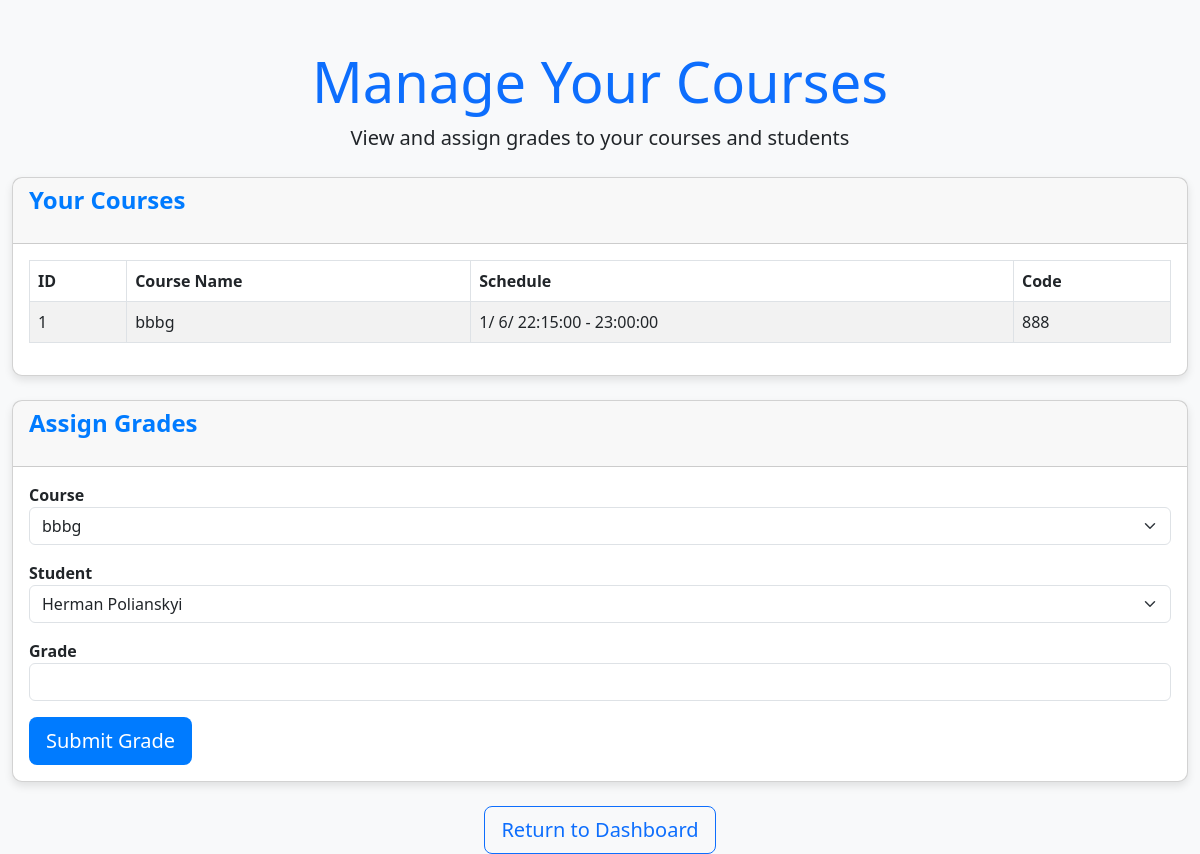
Screenshot of /teacher_page/teacher_courses (signed in) with the database file from the repository.
### models.py (models this page shows)
class Course(db.Model):
    id = db.Column(db.Integer, primary_key=True)
    name = db.Column(db.String(150), nullable=False)
    code = db.Column(db.String(50), nullable=False, unique=True, index=True)
    teacher_id = db.Column(db.Integer, db.ForeignKey('teacher.id'), nullable=False)
    students = db.relationship('User', secondary='enrollment', back_populates='enrolled_courses')
    course_schedule = db.relationship('Schedule', back_populates='course', cascade="all, delete-orphan")

class Schedule(db.Model):
    id = db.Column(db.Integer, primary_key=True)
    course_id = db.Column(db.Integer, db.ForeignKey('course.id', name="fk_schedule_course"), nullable=False)
    month = db.Column(db.Integer, nullable=False)
    day = db.Column(db.Integer, nullable=False)
    start_time = db.Column(db.Time, nullable=False)
    end_time = db.Column(db.Time, nullable=False)
    course = db.relationship('Course', back_populates='course_schedule')

### app.py (the view, shortened to what this page needs)
@app.route('/teacher_page/teacher_courses', methods=['GET', 'POST'])
@login_required
def teacher_courses():
    if current_user.account_type == 'teacher':
        courses = Course.query.filter_by(teacher_id=current_user.id).all()
    else:
        courses = []
    courses = Course.query.filter_by(teacher_id=current_user.id).all()
    students = User.query.filter_by(account_type='user').all()
    return render_template('teacher_courses.html', courses=courses, students=students)

### app.py (called while the page is built)
@login_manager.user_loader
def load_user(user_id):
    user = User.query.get(int(user_id))
    if not user:
        user = Teacher.query.get(int(user_id))
    if not user:
        user = Admin.query.get(int(user_id))
    return user

### templates/teacher_courses.html (shortened to what this page needs)
<!DOCTYPE html>
<html lang="en">
<head>
    <link href="https://cdn.jsdelivr.net/npm/bootstrap@5.3.0/dist/css/bootstrap.min.css" rel="stylesheet">
</head>
<body>
<div class="container mt-5">
    <div class="text-center mb-4">
        <h1 class="display-4 text-primary">Manage Your Courses</h1>
        <p class="lead">View and assign grades to your courses and students</p>
    </div>
    <div class="card mb-4">
        <div class="card-header">
            <h2 class="section-title">Your Courses</h2>
        </div>
        <div class="card-body">
            <table class="table table-bordered table-striped">
                <thead>
                    <tr>
                        <th>ID</th>
                        <th>Course Name</th>
                        <th>Schedule</th>
                        <th>Code</th>
                    </tr>
                </thead>
                <tbody>
                    {% for course in courses %}
                    <tr>
                        <td>{{ course.id }}</td>
                        <td>{{ course.name }}</td>
                        <td class="course-schedule">
                            {% if course.course_schedule %}
                                {% for schedule in course.course_schedule %}
                                    <div>
                                        <span class="schedule-month">{{ schedule.month }}/</span>
                                        <span class="schedule-day">{{ schedule.day }}/</span>
                                        <span class="schedule-time">{{ schedule.start_time }} - {{ schedule.end_time }}</span>
                                    </div>
                                {% endfor %}
                            {% else %}
                                <span class="text-muted">No schedule available</span>
                            {% endif %}
                        </td>
                        <td>{{ course.code }}</td>
                    </tr>
                    {% endfor %}
                </tbody>
            </table>
        </div>
    </div>
    <div class="card">
        <div class="card-header">
            <h2 class="section-title">Assign Grades</h2>
        </div>
        <div class="card-body">
            <form method="POST">
                <div class="form-group mb-3">
                    <label for="course_id">Course</label>
                    <select name="course_id" class="form-select" required>
                        {% for course in courses %}
                            <option value="{{ course.id }}"> {% if selected_course == course.id %}selected{% endif %} {{ course.name }}
                            </option>
                        {% endfor %}
                    </select>
                </div>
                <div class="form-group mb-3">
                    <label for="user_id">Student</label>
                    <select name="user_id" class="form-select" required>
                            {% for selected_course in courses %}
                                {% for user in students %}
                                    <option value="{{ user.id }}">{{ user.first_name }} {{ user.last_name }}</option>
                                {% endfor %}
                            {% endfor %}
                    </select>
                </div>
                <div class="form-group mb-3">
                    <label for="grade">Grade</label>
                    <input type="text" name="grade" class="form-control" required>
                </div>
                <button type="submit" class="btn btn-custom btn-lg">Submit Grade</button>
            </form>
        </div>
    </div>
    <div class="text-center mt-4">
        <a href="{{ url_for('teacher_page') }}" class="btn btn-outline-primary btn-lg">Return to Dashboard</a>
    </div>
</div>
</body>
</html>

### templates/teacher_courses.html (style rules this page uses)
body { background-color: #f8f9fa; }
.container { max-width: 1200px; }
.table thead { background-color: #007bff; color: white; }
.form-group label { font-weight: bold; }
.btn-custom { background-color: #007bff; color: white; }
.section-title { font-size: 1.5rem; font-weight: bold; color: #007bff; margin-bottom: 20px; }
.card { border-radius: 10px; box-shadow: 0 4px 8px rgba(0, 0, 0, 0.1); }

### rows the page displays
Course: id "1", name "bbbg", code "888"
Schedule: month "1", day "6", start_time "22:15:00", end_time "23:00:00"

### other values shown
form field course_id "bbbg"
form field user_id "Herman Polianskyi"
